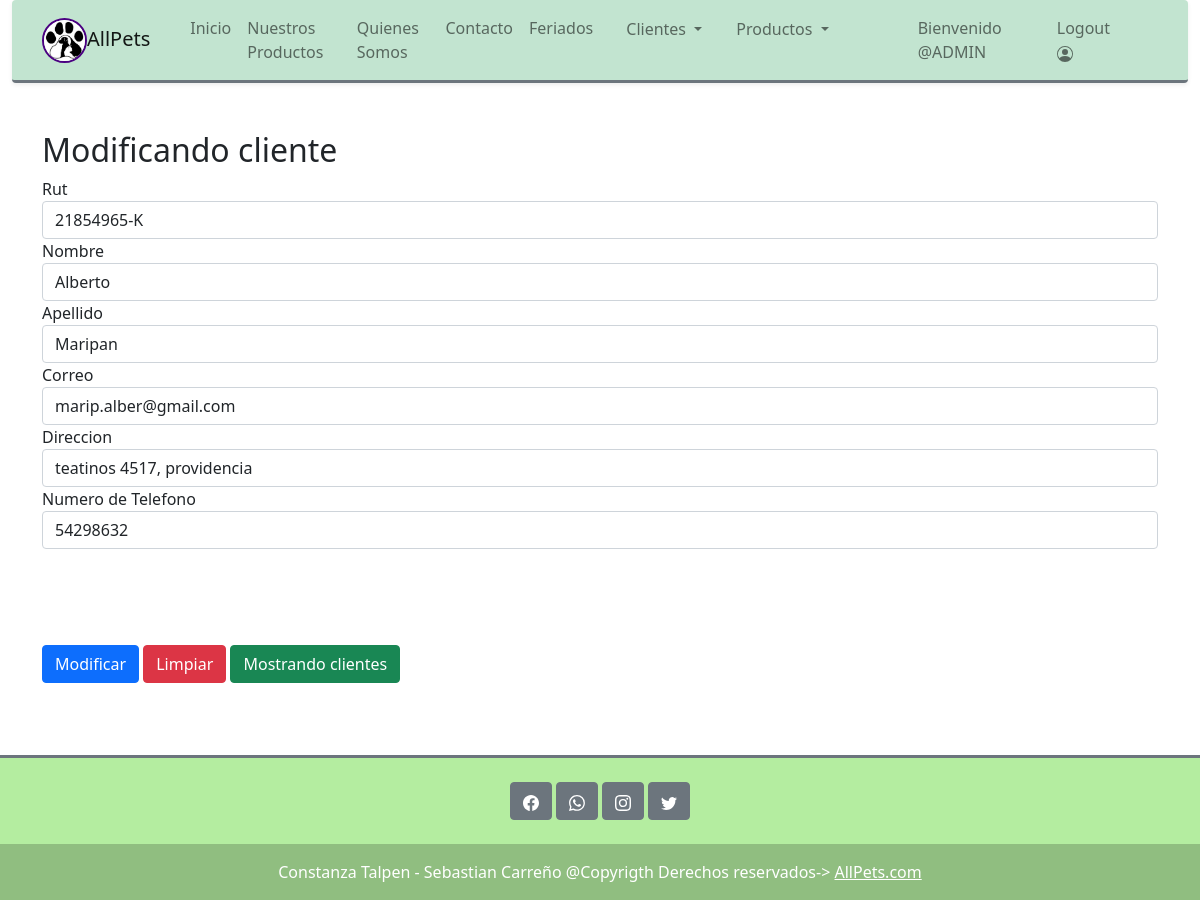
Screenshot of /modificar_cli/21854965-K (signed in) with the database file from the repository.
### iniv/models.py (models this page shows, shortened)
class Cliente(models.Model):
    rut = models.CharField(max_length=10, primary_key=True, verbose_name='Rut', unique=True)
    nombre= models.CharField(null='True', max_length=20, verbose_name='Nombre')
    apellido=models.CharField(null='True', max_length=20, verbose_name='Apellido')
    correo=models.EmailField(null='True', max_length=50,verbose_name='Correo')
    direccion=models.CharField(null='True',max_length=50,verbose_name='Direccion')
    nroTelefono=models.CharField(null='True', max_length=15, verbose_name='Telefono')

### iniv/views.py (the view)
# urls.py: path('modificar_cli/<id>', modificar_cli, name="modificar_cli"),
def modificar_cli(request, id):
    cliente = Cliente.objects.get(rut=id)
    datos = {
        'form': ClienteForm(instance = cliente)
    }
    if request.method=='POST':
        formulario = ClienteForm(data=request.POST, instance = cliente)
        if formulario.is_valid():
            formulario.save()
            return redirect ('mostrar_cli')
    return render(request, 'modificar_cli.html', datos)

### cart/context_processor.py (called while the page is built)
def precio_total(request):
    total = 0
    if request.user.is_authenticated:
        if 'carrito' in request.session.keys():
            for key,value in request.session['carrito'].items():
                total = total +(float(value['precio'])*value['cantidad'])
    return {'precio_total':total}

### iniv/templates/modificar_cli.html (shortened to what this page needs)
<!DOCTYPE html>
<html lang="en">
<head>
    <link href="https://cdn.jsdelivr.net/npm/bootstrap@5.0.2/dist/css/bootstrap.min.css" rel="stylesheet">
</head>
<body>
    {% load static %}
<div class="container-fluid">
    <nav class="shadow-sm p-2 mb-5 rounded navbar navbar-expand-lg navbar-light border-3 border-bottom border-secondary"    style="background-color:rgb(194, 228, 208) ;">
            <div class="container">
                <a href="#" class="navbar-brand"><img src="{% static 'img/LOGO.jpg' %}" style=" border:2px solid indigo;border-radius: 25px; width: 45px; height: 45px;" alt="LOGO AllPets">AllPets</a>
                <div id="MenuNavegacion" class="collapse navbar-collapse" style="padding-right: 40px;">
                    <ul class="navbar-nav ms-3">
                        <li class="nav-item r-3"><a class="nav-link" href="{% url 'home' %}">Inicio</a></li>
                        <li class="nav-item r-3"><a class="nav-link" href="{% url 'galeria' %}">Nuestros Productos</a></li>
                        <li class="nav-item r-3"><a class="nav-link" href="{% url 'somos' %}">Quienes Somos</a></li>
                        <li class="nav-item r-3"><a class="nav-link" href="{% url 'contacto' %}">Contacto</a></li>
                        <li class="nav-item r-3"><a class="nav-link" href="{% url 'feriados' %}">Feriados</a></li>
                        {% if user.is_authenticated %}
                        <div class="ps-3  dropdown">
                          <button class="nav-link btn dropdown-toggle" type="button" id="dropdownCliente" data-bs-toggle="dropdown" aria-expanded="false">
                            Clientes
                          </button>
                        </div>
                        <div class="ps-3  dropdown">
                          <button class="nav-link btn dropdown-toggle" type="button" id="dropdownProducto" data-bs-toggle="dropdown" aria-expanded="false">
                            Productos
                          </button>
                        </div>
                        {% endif %}
                        <div class="p-4"></div>
                        <div class="ps-4 nav-item r-3">
                        {% if user.is_authenticated %}
                            <a class="nav-link" href="#">Bienvenido @{{user.username}}</a>
                        </div>
                        <div class="ps-4 nav-item r-3">
                            <a class="nav-link" href="{% url 'logout' %}">Logout
                            </a>
                        </div>
                        {% endif %}
                        </div>
                    </div>
                </div>
    <div class="container">
        <h2>Modificando cliente</h2>
        {% if user.is_authenticated  %}
        <div class="row">
            <form method="POST" action="#" id="formulario" enctype="multipart/form-data">
                <div class="form-group">
                    {{ form.rut.label }}
                    {{ form.rut }}
                </div>
                <div class="form-group">
                    {{ form.nombre.label }}
                    {{ form.nombre }}
                </div>
                <div class="form-group">
                    {{ form.apellido.label }}
                    {{ form.apellido }}
                </div>
                <div class="form-group">
                    {{ form.correo.label }}
                    {{ form.correo }}
                </div>
                <div class="form-group">
                    {{ form.direccion.label }}
                    {{ form.direccion }}
                </div>
                <div class="form-group">
                    {{ form.nroTelefono.label }}
                    {{ form.nroTelefono }}
                </div>
                <br><br>
                <br><br>
                <input type="submit" class="btn btn-primary" value="Modificar">
                <input type="reset" class="btn btn-danger" value="Limpiar">
                <a href="{% url 'mostrar_cli' %}"  class="btn btn-success">Mostrando clientes</a>
            </form>
            {% else %}
            <br><br><br>
            <h3 style="color: red; text-align: center;">No tiene permisos para Agregar clientes</h3>
            {% endif %}
        </div>
    </div>
    <br><br><br>
    <footer class="text-center text-white border-3 border-top border-secondary" style="background-color: rgb(180, 237, 160);">
        <div class="container-fluid p-4 pb-0">
            <section class="mb-4">
                <button type="button" class="btn btn-secondary">
                    <a href="" class="text-reset">
                    </a>
                </button>
                <button type="button" class="btn btn-secondary">
                    <a href="" class="text-reset">
                    </a>
                </button>
                <button type="button" class="btn btn-secondary">
                    <a href="" class="text-reset">
                    </a>
                </button>
                <button type="button" class="btn  btn-secondary">
                    <a href="" class="text-reset">
                    </a>
                </button>
            </section>
        </div>
            <div class="text-center p-3" style="background-color: rgba(0, 0, 0, 0.2);">
                Constanza Talpen - Sebastian Carreño @Copyrigth Derechos reservados->
            <a class="text-white" href="{% url 'home' %}">AllPets.com</a>
            </div>
    </footer>
</body>
</html>

### rows the page displays
Cliente: rut "21854965-K", nombre "Alberto", apellido "Maripan", correo "marip.alber@gmail.com", direccion "teatinos 4517, providencia", nroTelefono "54298632"

### other values shown
{{ user.username }} "ADMIN"
